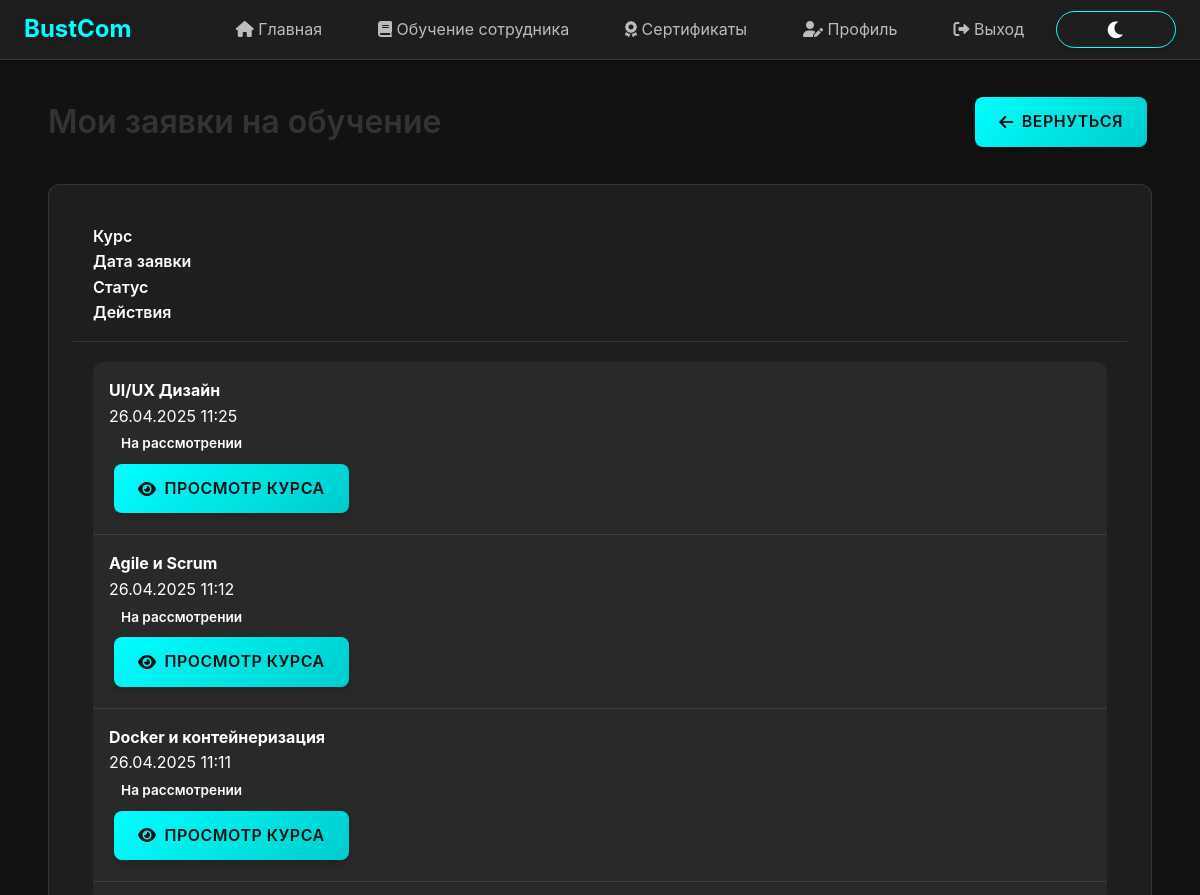
/employee/my-requests/ (signed in, upper part), run on an earlier commit of the app's database.
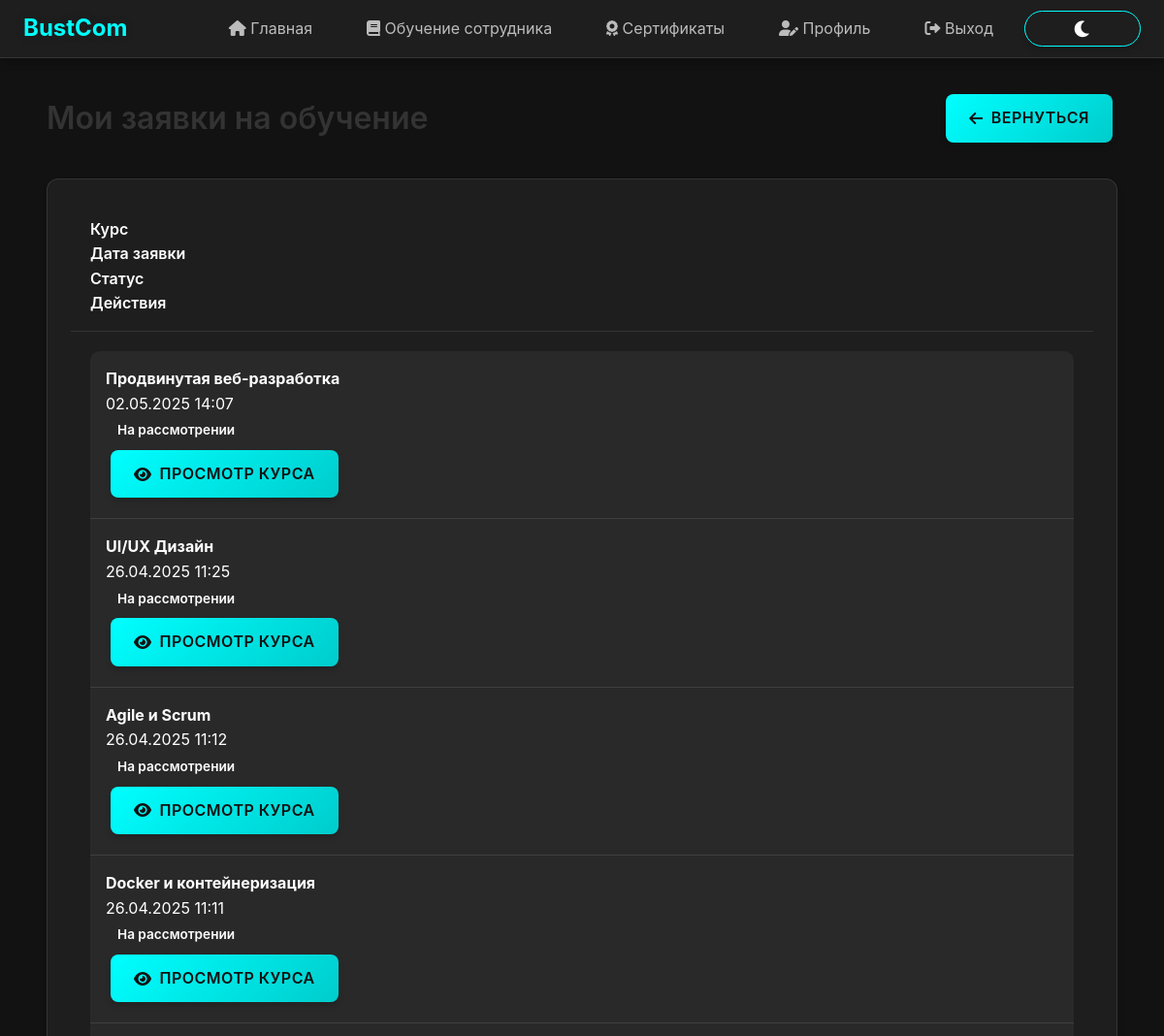
And on a later commit of the database.
### bustComProj/models.py (models this page shows, shortened)
class TrainingRequest(models.Model):
    STATUS_CHOICES = [
        ('pending', 'Ожидание'),
        ('approved', 'Одобрено'),
        ('rejected', 'Отклонено')
    ]
    user = models.ForeignKey(settings.AUTH_USER_MODEL, on_delete=models.CASCADE)
    course = models.ForeignKey('Course', on_delete=models.CASCADE)
    reason = models.TextField()
    status = models.CharField(max_length=10, choices=STATUS_CHOICES, default='pending')
    created_at = models.DateTimeField(auto_now_add=True)

class Course(models.Model):
    LEVEL_CHOICES = [
        ('beginner', 'Начальный'),
        ('intermediate', 'Средний'),
        ('advanced', 'Продвинутый')
    ]
    title = models.CharField(max_length=100)
    description = models.TextField()
    duration = models.IntegerField(help_text='Продолжительность в часах')
    level = models.CharField(max_length=20, choices=LEVEL_CHOICES, default='beginner')
    teacher = models.ForeignKey(User, on_delete=models.CASCADE, related_name='courses')
    created_at = models.DateTimeField(auto_now_add=True)
    updated_at = models.DateTimeField(auto_now=True)
    class Meta:
        verbose_name = 'Курс'
        verbose_name_plural = 'Курсы'

### bustComProj/views.py (the view)
# urls.py: path('employee/my-requests/', my_requests, name='my_requests'),
@login_required
@role_required('employee')
def my_requests(request):
    training_requests = TrainingRequest.objects.filter(user=request.user).select_related('course').order_by('-created_at')
    return render(request, 'employee/my_requests.html', {'requests': training_requests})

### bustComProj/views.py (called while the page is built)
def role_required(role):
    def check_role(user):
        return user.is_authenticated and getattr(user.profile, 'role', '').lower() == role.lower()
    return user_passes_test(check_role)

### bustComProj/templates/employee/my_requests.html (shortened to what this page needs)
{% extends "bustComProj/base.html" %}
{% load static %}
{% block content %}
<div class="container my-5">
    <div class="row">
        <div class="col-12">
            <div class="d-flex justify-content-between align-items-center mb-4">
                <h1 class="page-title">Мои заявки на обучение</h1>
                <a href="{% url 'employee_dashboard' %}" class="btn btn-outline-secondary">
                    <i class="fas fa-arrow-left me-2"></i>Вернуться
                </a>
            </div>
            {% if requests %}
                <div class="card shadow">
                    <div class="card-header bg-dark text-white">
                        <div class="row">
                            <div class="col-md-3">Курс</div>
                            <div class="col-md-3">Дата заявки</div>
                            <div class="col-md-3">Статус</div>
                            <div class="col-md-3">Действия</div>
                        </div>
                    </div>
                    <div class="card-body p-0">
                        <div class="list-group list-group-flush">
                            {% for request in requests %}
                                <div class="list-group-item">
                                    <div class="row align-items-center">
                                        <div class="col-md-3">
                                            <strong>{{ request.course.title }}</strong>
                                        </div>
                                        <div class="col-md-3">
                                            {{ request.created_at|date:"d.m.Y H:i" }}
                                        </div>
                                        <div class="col-md-3">
                                            {% if request.status == 'pending' %}
                                                <span class="badge bg-warning text-dark">На рассмотрении</span>
                                            {% elif request.status == 'approved' %}
                                                <span class="badge bg-success">Одобрено</span>
                                            {% elif request.status == 'rejected' %}
                                                <span class="badge bg-danger">Отклонено</span>
                                            {% endif %}
                                        </div>
                                        <div class="col-md-3">
                                            <a href="{% url 'course_detail' request.course.id %}" class="btn btn-sm btn-info">
                                                <i class="fas fa-eye me-1"></i>Просмотр курса
                                            </a>
                                        </div>
                                    </div>
                                </div>
                            {% endfor %}
                        </div>
                    </div>
                </div>
            {% else %}
                <div class="alert alert-info">
                    <p class="mb-0">У вас пока нет заявок на обучение. <a href="{% url 'courses_list' %}">Найдите интересующие вас курсы</a> и подайте заявку на обучение.</p>
                </div>
            {% endif %}
        </div>
    </div>
</div>
{% endblock %}

What changed in the data, as far as the page shows it:
added TrainingRequest: course "Продвинутая веб-разработка", created_at "02.05.2025 14:07", status "На рассмотрении"
